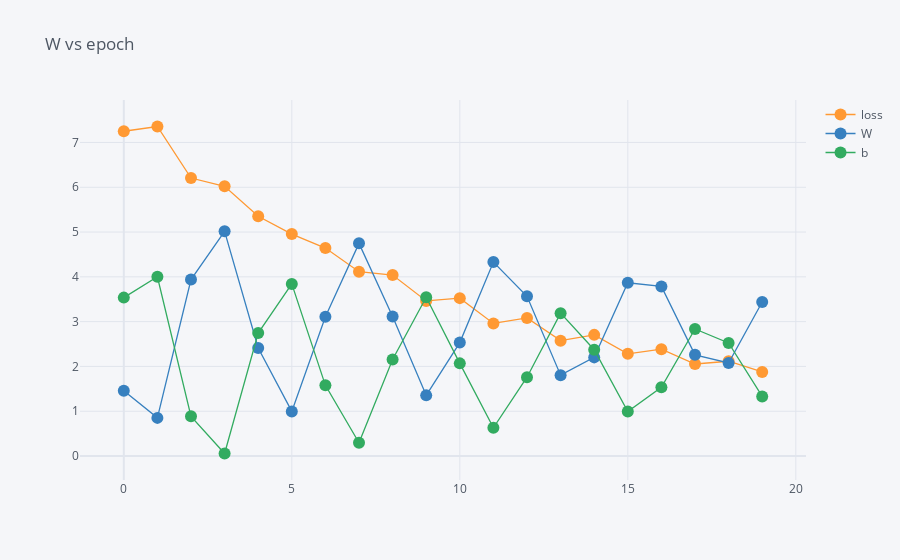

The notebook cell this image was saved under:
### Code cell
data.iplot(kind="scatter" , x="epoch", y=["loss", "W" , "b" ], mode="lines+markers", title="W vs epoch")

### Figure 1 — Plotly figure (JSON) as saved in the notebook; plotly's stock layout.template omitted (floating-point values rounded to 4 significant figures)
{"data": [{"line": {"color": "rgba(255, 153, 51, 1.0)", "dash": "solid", "shape": "linear", "width": 1.3}, "marker": {"size": 12, "symbol": "circle"}, "mode": "lines+markers", "name": "loss", "text": "", "type": "scatter", "x": [0, 1, 2, 3, 4, 5, 6, 7, 8, 9, 10, 11, 12, 13, 14, 15, 16, 17, 18, 19], "y": [7.25, 7.356, 6.206, 6.021, 5.353, 4.955, 4.643, 4.115, 4.04, 3.462, 3.525, 2.96, 3.083, 2.576, 2.704, 2.281, 2.384, 2.055, 2.116, 1.877]}, {"line": {"color": "rgba(55, 128, 191, 1.0)", "dash": "solid", "shape": "linear", "width": 1.3}, "marker": {"size": 12, "symbol": "circle"}, "mode": "lines+markers", "name": "W", "text": "", "type": "scatter", "x": [0, 1, 2, 3, 4, 5, 6, 7, 8, 9, 10, 11, 12, 13, 14, 15, 16, 17, 18, 19], "y": [1.458, 0.8515, 3.94, 5.015, 2.412, 0.9958, 3.107, 4.747, 3.117, 1.354, 2.532, 4.329, 3.566, 1.805, 2.202, 3.867, 3.786, 2.259, 2.078, 3.437]}, {"line": {"color": "rgba(50, 171, 96, 1.0)", "dash": "solid", "shape": "linear", "width": 1.3}, "marker": {"size": 12, "symbol": "circle"}, "mode": "lines+markers", "name": "b", "text": "", "type": "scatter", "x": [0, 1, 2, 3, 4, 5, 6, 7, 8, 9, 10, 11, 12, 13, 14, 15, 16, 17, 18, 19], "y": [3.536, 4.002, 0.8858, 0.05625, 2.744, 3.842, 1.578, 0.2961, 2.154, 3.545, 2.068, 0.6311, 1.759, 3.19, 2.374, 0.9918, 1.535, 2.836, 2.525, 1.329]}], "layout": {"legend": {"bgcolor": "#F5F6F9", "font": {"color": "#4D5663"}}, "paper_bgcolor": "#F5F6F9", "plot_bgcolor": "#F5F6F9", "title": {"font": {"color": "#4D5663"}, "text": "W vs epoch"}, "xaxis": {"gridcolor": "#E1E5ED", "showgrid": true, "tickfont": {"color": "#4D5663"}, "title": {"font": {"color": "#4D5663"}, "text": ""}, "zerolinecolor": "#E1E5ED"}, "yaxis": {"gridcolor": "#E1E5ED", "showgrid": true, "tickfont": {"color": "#4D5663"}, "title": {"font": {"color": "#4D5663"}, "text": ""}, "zerolinecolor": "#E1E5ED"}}}
